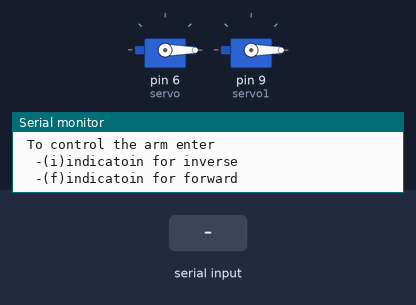
A sketch run on a simulated Arduino Uno, built with avr-gcc and run on an emulated ATmega328P. Shown: 2 × servo, the last lines printed to the serial monitor. The inputs (shaded band) are chosen by the test bench.

Above: at 1.2 s.
1.3 s: "i" received over Serial
3.8 s: "90,45,200\n" received over Serial
At 4.2 s:
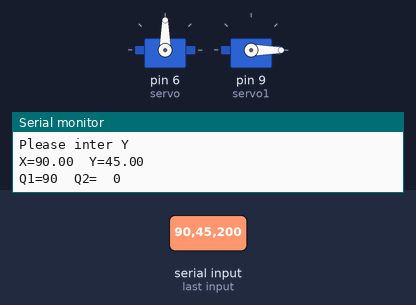
Timing chart, 0 to 6.8 s (numbered marks = the images above; inputs shaded):
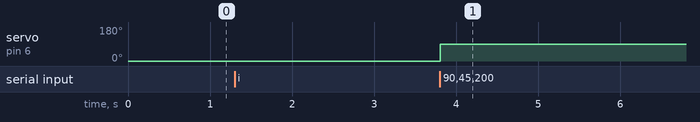

Measured:
- after the input at 3.8 s, servo on pin 6 (servo): 0° → 90° at once

The sketch:

arm.ino
```cpp
#include <Servo.h>

Servo servo;
Servo servo1;
int L1=20;
int L2=20;
int Q=90;
int Q1,Q2;
float X,Y,q1,q2;


void setup()
{
  servo.attach(6);
  servo1.attach(9);
  Serial.begin(9600);
  servo.write(0);
  servo1.write(0);
}

void loop()
{ Serial.println("\n\n welcom\n To control the arm enter \n  -(i)indicatoin for inverse\n  -(f)indicatoin for forward ");
 while (Serial.available()==0){}
 String type=Serial.readString();
 Serial.println (type);
 if(type=="i"){
  Serial.println("Please inter X");
   while (Serial.available()==0){}
  X=Serial.parseFloat();
  Serial.println("Please inter Y");
  while (Serial.available()==0){}
  Y=Serial.parseFloat();

   float a=(pow(X,2)+pow(Y,2)-pow(L1,2)-pow(L2,2))/(2*L1*L2);
   q2=acos(a);
   Q2=q2*180/PI;
   Q1=Q-Q2;

   Serial.print("\nX=");
   Serial.print(X);
   Serial.print("\tY=");
   Serial.println(Y);
   Serial.print("\nQ1=");
   Serial.print(Q1);
   Serial.print("\tQ2=  ");
   Serial.println(Q2);
   servo.write(Q1);
   servo1.write(Q2);
   delay(5000);
 }

  else if(type=="f"){
  Serial.println("Please inter Q1");
  while (Serial.available()==0){}
  q1=Serial.parseInt();
  Serial.println("Please inter Q2");
  while (Serial.available()==0){}
  q2=Serial.parseInt();
  servo.write(q1);
  servo1.write(q2);

  Q1=q1*PI/180;
  Q2=q2*PI/180;
  X=(L1*cos(Q1))+(L2*cos(Q1+Q2));
  Y=(L1*sin(Q1))+(L2*sin(Q1+Q2));

  Serial.print("\nX=");
  Serial.print(X);   Serial.print("\tY=");
  Serial.println(Y);
  Serial.print("\nQ1=");
  Serial.print(q1);
  Serial.print("\tQ2=  ");
  Serial.println(q2);
  delay(5000);
 }
 else {Serial.print("Please inter the correct choice ");delay(5000);}
}
```
